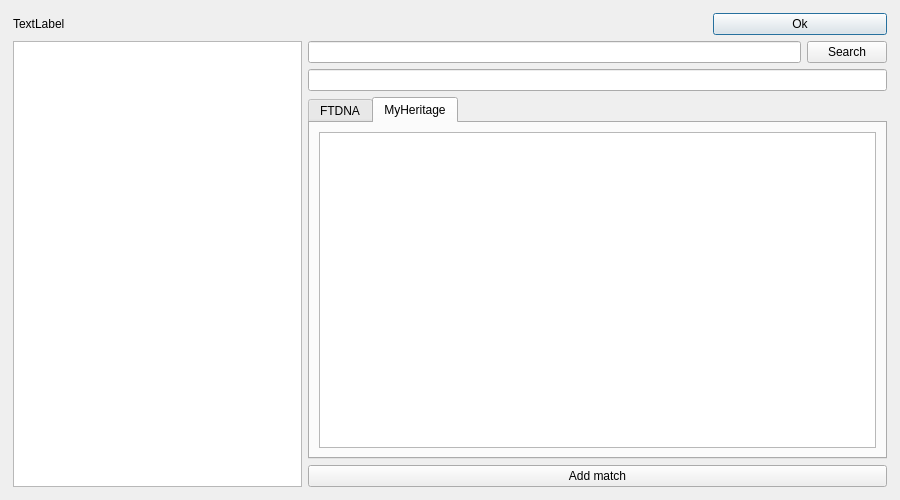
<?xml version="1.0" encoding="UTF-8"?>
<ui version="4.0">
 <class>Dialog</class>
 <widget class="QDialog" name="Dialog">
  <property name="geometry">
   <rect>
    <x>0</x>
    <y>0</y>
    <width>900</width>
    <height>500</height>
   </rect>
  </property>
  <property name="sizePolicy">
   <sizepolicy hsizetype="Expanding" vsizetype="Expanding">
    <horstretch>1</horstretch>
    <verstretch>1</verstretch>
   </sizepolicy>
  </property>
  <property name="minimumSize">
   <size>
    <width>300</width>
    <height>200</height>
   </size>
  </property>
  <property name="windowTitle">
   <string>DNA Match Profile</string>
  </property>
  <layout class="QHBoxLayout" name="horizontalLayout_4">
   <item>
    <layout class="QVBoxLayout" name="verticalLayout">
     <property name="sizeConstraint">
      <enum>QLayout::SetDefaultConstraint</enum>
     </property>
     <property name="leftMargin">
      <number>2</number>
     </property>
     <property name="topMargin">
      <number>2</number>
     </property>
     <property name="rightMargin">
      <number>2</number>
     </property>
     <property name="bottomMargin">
      <number>2</number>
     </property>
     <item>
      <layout class="QHBoxLayout" name="horizontalLayout_3">
       <item>
        <widget class="QLabel" name="nameLabel">
         <property name="sizePolicy">
          <sizepolicy hsizetype="Preferred" vsizetype="Preferred">
           <horstretch>4</horstretch>
           <verstretch>0</verstretch>
          </sizepolicy>
         </property>
         <property name="text">
          <string>TextLabel</string>
         </property>
        </widget>
       </item>
       <item>
        <widget class="QPushButton" name="okButton">
         <property name="sizePolicy">
          <sizepolicy hsizetype="Minimum" vsizetype="Fixed">
           <horstretch>1</horstretch>
           <verstretch>0</verstretch>
          </sizepolicy>
         </property>
         <property name="text">
          <string>Ok</string>
         </property>
        </widget>
       </item>
      </layout>
     </item>
     <item>
      <layout class="QHBoxLayout" name="horizontalLayout_2" stretch="1,2">
       <item>
        <widget class="QListView" name="matchListView"/>
       </item>
       <item>
        <layout class="QVBoxLayout" name="verticalLayout_2" stretch="0,0,0,0">
         <item>
          <layout class="QHBoxLayout" name="horizontalLayout_5">
           <item>
            <widget class="QLineEdit" name="matchXREF"/>
           </item>
           <item>
            <widget class="QPushButton" name="pushButton">
             <property name="text">
              <string>Search</string>
             </property>
            </widget>
           </item>
          </layout>
         </item>
         <item>
          <layout class="QHBoxLayout" name="horizontalLayout_6">
           <item>
            <widget class="QLineEdit" name="matchName"/>
           </item>
          </layout>
         </item>
         <item>
          <widget class="QTabWidget" name="tabWidget">
           <property name="sizePolicy">
            <sizepolicy hsizetype="Expanding" vsizetype="Expanding">
             <horstretch>1</horstretch>
             <verstretch>1</verstretch>
            </sizepolicy>
           </property>
           <property name="currentIndex">
            <number>1</number>
           </property>
           <widget class="QWidget" name="FTDNA">
            <property name="enabled">
             <bool>true</bool>
            </property>
            <property name="sizePolicy">
             <sizepolicy hsizetype="Preferred" vsizetype="Preferred">
              <horstretch>1</horstretch>
              <verstretch>1</verstretch>
             </sizepolicy>
            </property>
            <property name="sizeIncrement">
             <size>
              <width>1</width>
              <height>1</height>
             </size>
            </property>
            <attribute name="title">
             <string>FTDNA</string>
            </attribute>
            <layout class="QVBoxLayout" name="verticalLayout_5">
             <item>
              <layout class="QVBoxLayout" name="verticalLayout_3" stretch="0">
               <property name="sizeConstraint">
                <enum>QLayout::SetMinimumSize</enum>
               </property>
               <item>
                <widget class="QPlainTextEdit" name="matchDataFTDNA">
                 <property name="sizePolicy">
                  <sizepolicy hsizetype="Expanding" vsizetype="Expanding">
                   <horstretch>0</horstretch>
                   <verstretch>0</verstretch>
                  </sizepolicy>
                 </property>
                </widget>
               </item>
              </layout>
             </item>
            </layout>
           </widget>
           <widget class="QWidget" name="MyHeritage">
            <attribute name="title">
             <string notr="true">MyHeritage</string>
            </attribute>
            <layout class="QVBoxLayout" name="verticalLayout_6">
             <item>
              <layout class="QVBoxLayout" name="verticalLayout_4" stretch="0">
               <item>
                <widget class="QPlainTextEdit" name="matchDataMyHeritage">
                 <property name="sizePolicy">
                  <sizepolicy hsizetype="Expanding" vsizetype="Expanding">
                   <horstretch>0</horstretch>
                   <verstretch>0</verstretch>
                  </sizepolicy>
                 </property>
                </widget>
               </item>
              </layout>
             </item>
            </layout>
           </widget>
          </widget>
         </item>
         <item>
          <layout class="QHBoxLayout" name="horizontalLayout_7">
           <item>
            <widget class="QPushButton" name="btnAddMatch">
             <property name="text">
              <string>Add match</string>
             </property>
            </widget>
           </item>
          </layout>
         </item>
        </layout>
       </item>
      </layout>
     </item>
    </layout>
   </item>
  </layout>
 </widget>
 <resources/>
 <connections/>
</ui>
